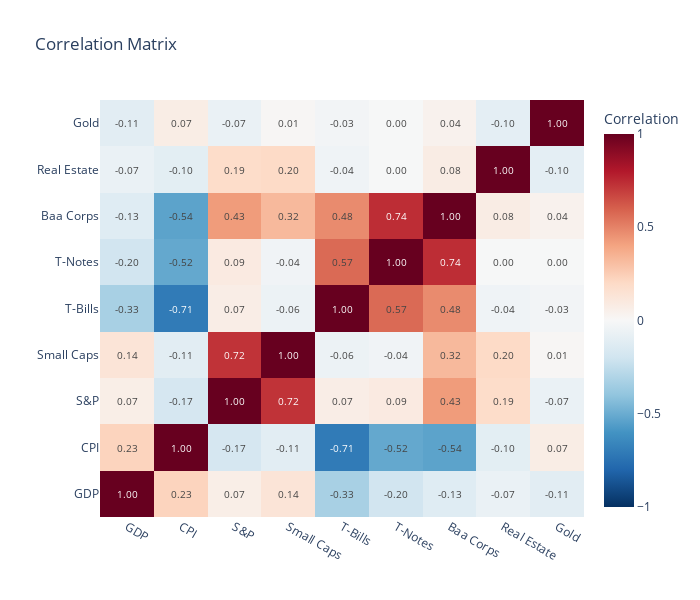

Notebook code cell kept with this figure:
### Code cell
for col in plot_returns_df.columns:
    plot_returns_df[col] = plot_returns_df[col].astype(float)

# compute correlation matrix
correlation_heatmap_plotly(plot_returns_df, title="Correlation Matrix")
